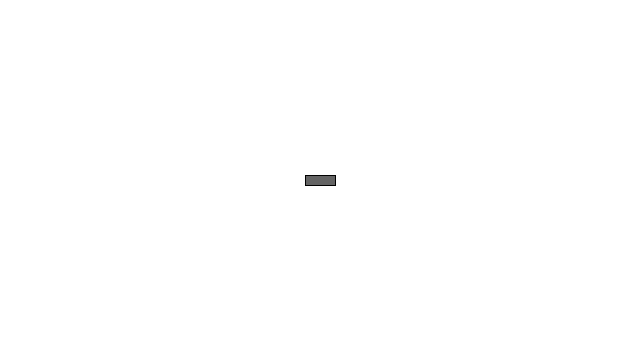
Frame 1 (no input)
Frame 60 (the mouse pressed at the canvas centre just before this capture): identical to frame 1, image omitted
Frame 120 (the mouse held since frame 60 and released just before this capture): identical to frame 1, image omitted

The Processing sketch that drew this single still picture (run headless with seeded random() and noise(); from frame 60 on, the mouse is pressed at the canvas centre):

// Processing sketch: Car
// ── Car.pde
// Jing Guo
// http://guoj.org

CreateCar car;

void setup() {
  size(640, 360);
  car = new CreateCar();
}

void draw() {
  background(255);

  car.keyPressed();
  car.update();
  car.checkEdges();
  car.display();
}
// ── createCar.pde
// Jing Guo
// http://guoj.org

class CreateCar {

  PVector location;
  PVector velocity;
  PVector acceleration;

  float topspeed;

  CreateCar() {
    location = new PVector(width/2, height/2);
    velocity = new PVector(0, 0);
    acceleration = new PVector(0, 0);
    topspeed = 5;
  }

  void update() {
    velocity.add(acceleration);
    velocity.limit(topspeed);
    location.add(velocity);
  }

  void display() {
    float angle = velocity.heading();
    stroke(0);
    strokeWeight(1);
    fill(100);
    pushMatrix();
    translate(location.x, location.y);
    rotate(angle);
    rectMode(CENTER);
    rect(0, 0, 30, 10);
    popMatrix();
  }

  void keyPressed() {
    if (key == CODED) {
      if (keyCode == UP) {
        acceleration.y -= 100;
      } else if (keyCode == DOWN) {
        acceleration.y += 100;
      } else if (keyCode == LEFT) {
        acceleration.x -= 100;
      } else if (keyCode == RIGHT) {
        acceleration.x += 100;
      }
    }
  }

  void checkEdges() {
    if (location.x > width) {
      location.x = 0;
    } else if (location.x < 0) {
      location.x = width;
    }

    if (location.y > height) {
      location.y = 0;
    } else if (location.y < 0) {
      location.y = height;
    }
  }
}
